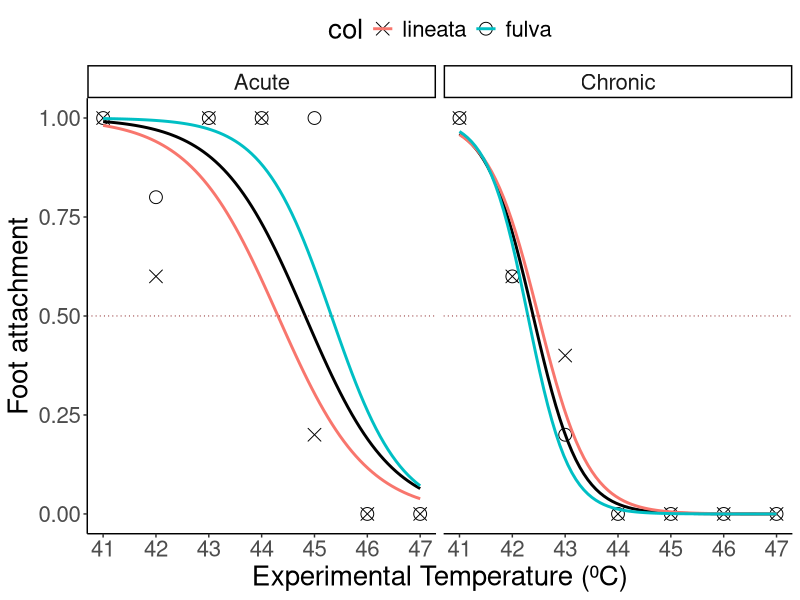
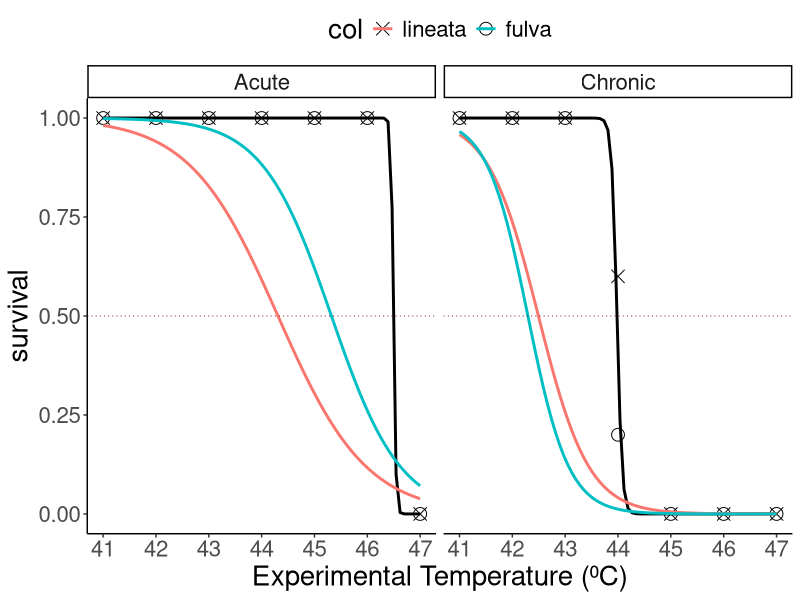

Source code (R) for these figures, in order:
setwd("")# Working directory with the raw data

library(readxl)
rawdata <- read_excel("TS_CC_RData_ThermalTolerance.xlsx")
str(rawdata)

# Data arrangement and overview
library(tidyverse)
data <- rawdata %>% 
  mutate(temp = case_when(temp == 1 ~ 41,
                          temp == 2 ~ 42,
                          temp == 3 ~ 43,
                          temp == 4 ~ 44,
                          temp == 5 ~ 45,
                          temp == 6 ~ 46,
                          temp == 7 ~ 47),
         col = factor(case_when(col == "1" ~ "fulva",
                                col == "2" ~ "lineata"),
                        levels = c("lineata", "fulva")),
         treat = factor(case_when(treat == "1" ~ "Chronic",
                                  treat == "2" ~ "Acute"),
                        levels = c("Acute", "Chronic")),
         sex = factor(case_when(sex == "1" ~ "Male",
                                sex == "2" ~ "Female"),
                      levels = c("Male", "Female")))
str(data)

# Binary logistic regression models ---------------------------------------
# Binary logistic regression for foot attachment by color morph, sex, their interaction and treatment; Supplementary Table 3
library(pscl) # Pseudo R2
data %>% glm(fattach ~ col * sex + treat, .,
             family = "binomial") %>%   
  {list(summary(.), pR2(.))}
# OUTPUT: only exposure duration had an impact on foot attachment
# Neither shell color or sex showed an influence on foot attachment 

# Binary logistic regression for survival by color morph, sex, their interaction and treatment; Supplementary Table 4
data %>% glm(survival ~ col * sex + treat, .,
             family = "binomial") %>% 
  {list(summary(.), pR2(.))}
# OUTPUT: overall, survival is only influenced by the duration of the exposure: significantly lower rates after an hour
# Neither shell color or sex showed an influence on survival

# Foot attachment; lethal temperatures ---------------------------------------------------------
# Foot attachment by color morph and exposure plot; Figure 3A
data %>%
  group_by(col, temp, treat) %>% 
  summarise(fattach = mean(fattach == 1)) %>% 
  ggplot(aes(x = temp,
             y = fattach)) +
  geom_point(aes(shape = col),
             size = 4) +
  geom_smooth(data = data,
              aes(x = temp,
                  y = as.numeric(fattach == 1)),
              method = "glm",
              method.args = list(family = binomial(link = "logit")),
              formula = y ~ x,
              se = FALSE,
              color = "black",
              alpha = 0.2) +
  geom_smooth(data = data,
              aes(x = temp,
                  y = as.numeric(fattach == 1),
                  color = col),
              method = "glm",
              method.args = list(family = binomial(link = "logit")),
              formula = y ~ x,
              se = FALSE,
              alpha = 0.2) +
  geom_hline(yintercept = 0.5,
             color = "#770003",
             linetype = "dotted",
             linewidth = 0.3) +
  facet_grid(. ~ treat) +
  labs(x = "Experimental Temperature (⁰C)",
       y = "Foot attachment") +
  scale_shape_manual(values = c("lineata" = 4,
                                "fulva" = 1)) +
  theme_classic() +
  scale_x_continuous(breaks = seq(41, 47, by = 1)) +
  theme(text = element_text(size = 20),
        legend.position = "top")
# AT50 estimation
library(MASS)
# Acute exposure
data %>% filter(treat == "Acute") %>% 
  glm(fattach ~ temp, .,
      family = "binomial") %>% 
  {list(lt50 = dose.p(.))}
# OUTPUT: acute AT50 of 44.8 C

# Chronic exposure
data %>% filter(treat == "Chronic") %>% 
  glm(fattach ~ temp, .,
      family = "binomial") %>% 
  {list(lt50 = dose.p(.))}
# OUTPUT: chronic AT50 of 42.4 C

# Exploring relevant cases (non coincident result between morphs) for foot attachment

data %>%
  filter(treat == "Acute",
         temp == "42") %>% 
  group_by(col) %>% 
  summarise(attached = sum(fattach == 1),
            non_attached = sum(fattach == 0)) %>% 
  {fisher.test(matrix(c(.$attached, .$non_attached),
                      nrow = 2, byrow = TRUE))}
# OUTPUT: no significant differences between color morphs after acute exposure at 42 C

data %>%
  filter(treat == "Acute",
         temp == "45") %>% 
  group_by(col) %>% 
  summarise(attached = sum(fattach == 1),
            non_attached = sum(fattach == 0)) %>% 
  {fisher.test(matrix(c(.$attached, .$non_attached),
                      nrow = 2, byrow = TRUE))}
# OUTPUT: lineata morph shows a signficantly lower foot attachment rate than fulva after acute exposure at 45 C
data %>%
  filter(treat == "Chronic",
         temp == "43") %>% 
  group_by(col) %>% 
  summarise(attached = sum(fattach == 1),
            non_attached = sum(fattach == 0)) %>% 
  {fisher.test(matrix(c(.$attached, .$non_attached),
                      nrow = 2, byrow = TRUE))}
# OUTPUT: no significant differences between color morphs after chronic exposure at 42 C

# Survival; lethal temperatures  ---------------------------------------------------------------
# survival by color morph and exposure plot; Figure 3B
data %>%
  group_by(col, temp, treat) %>% 
  summarise(survival = mean(survival == 1)) %>% 
  ggplot(aes(x = temp,
             y = survival)) +
  geom_point(aes(shape = col),
             size = 4) +
  geom_smooth(data = data,
              aes(x = temp,
                  y = as.numeric(survival == 1)),
              method = "glm",
              method.args = list(family = binomial(link = "logit")),
              formula = y ~ x,
              se = FALSE,
              color = "black",
              alpha = 0.2) +
  geom_smooth(data = data,
              aes(x = temp,
                  y = as.numeric(fattach == 1),
                  color = col),
              method = "glm",
              method.args = list(family = binomial(link = "logit")),
              formula = y ~ x,
              se = FALSE,
              alpha = 0.2) +
  geom_hline(yintercept = 0.5,
             color = "#770003",
             linetype = "dotted",
             linewidth = 0.3) +
  facet_grid(. ~ treat) +
  labs(x = "Experimental Temperature (⁰C)",
       y = "survival") +
  scale_shape_manual(values = c("lineata" = 4,
                                "fulva" = 1)) +
  theme_classic() +
  scale_x_continuous(breaks = seq(41, 47, by = 1)) +
  theme(text = element_text(size = 20),
        legend.position = "top")

#LT50 estimation
# Acute exposure
data %>% filter(treat == "Acute") %>% 
  glm(survival ~ temp, .,
      family = "binomial") %>% 
  {list(lt50 = dose.p(.))}
# OUTPUT: acute LT50 of 44.5 C

# Chronic exposure
data %>% filter(treat == "Chronic") %>% 
  glm(survival ~ temp, .,
      family = "binomial") %>% 
  {list(lt50 = dose.p(.))}
#### OUTPUT: chronic LT50 of 44.0 C

# Exploring relevant cases (non coincident result between morphs) for survival
data %>%
  filter(treat == "Chronic",
         temp == "44") %>% 
  group_by(col) %>% 
  summarise(alive = sum(survival == 1),
            dead = sum(survival == 0)) %>% 
  {fisher.test(matrix(c(.$alive, .$dead),
                      nrow = 2, byrow = TRUE))}
# OUTPUT: no significant differences between color morphs after chronic exposure at 44 C
